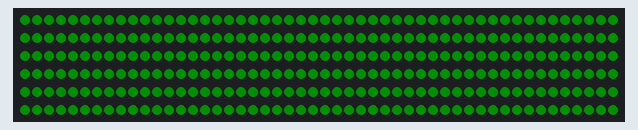
A sketch run on a simulated Arduino Uno, built with avr-gcc and run on an emulated ATmega328P. Shown: 300 RGB LEDs in strip order, left to right, continuing on the next row. Dim RGB values are drawn brighter than linear.

Above: at 0.1 s.

The sketch:

Tree_lights_constant_green.ino
```cpp
//Include relevant libraries
#include "FastLED.h"        // For sending colour information to the LEDs

// Number of LEDs in the display
#define NUM_LEDS 300

// Define pin for communication with LEDs
#define DATA_PIN 4

// Define the array of leds
CRGB leds[NUM_LEDS];

void setup() {
  // Settings of FastLED library
  FastLED.addLeds<NEOPIXEL, DATA_PIN>(leds, NUM_LEDS);
  FastLED.setBrightness(15);

  // Begin serial communication with baud rate of 9600
  Serial.begin(9600);
}

void loop() {
  // Set all LEDs to green
  for (int i = 0; i < NUM_LEDS; i++) {
    leds[i] = 0x00ff00;
    }
   FastLED.show();
}
```
